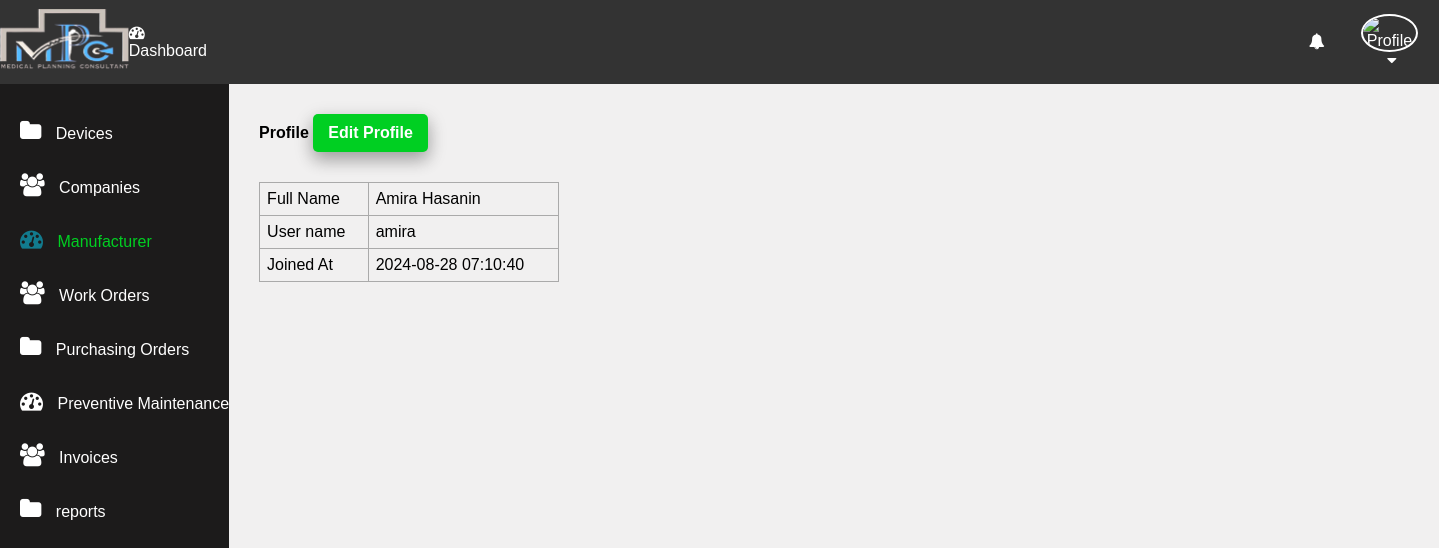
Screenshot of /profile.php (signed in) with the database file from the repository.
### tables this page shows
CREATE TABLE users (
  id int not null,
  full_name VARCHAR(50) NOT NULL,
  username VARCHAR(50) NOT NULL, 
  password VARCHAR(255) NOT NULL,
  role ENUM('admin','employee') NOT NULL,
  created_at TIMESTAMP NOT NULL DEFAULT current_timestamp(),
  hospital_code INT,
  PRIMARY KEY (username), 
  CONSTRAINT FK_Users_Hospitals FOREIGN KEY (hospital_code) REFERENCES hospitals(hospital_code)
);

### app/Model/User.php (called while the page is built, shortened)
<?php
function get_user_by_id($conn, $id){
    $sql = "SELECT * FROM users WHERE id = ? ";
    $stmt = $conn->prepare($sql);
    $stmt->execute([$id]);
    return $stmt->rowCount() > 0 ? $stmt->fetch() : 0;
}

### profile.php (the view, shortened to what this page needs)
<?php
if (isset($_SESSION['role']) && isset($_SESSION['id']) && $_SESSION['role'] == "employee") {
    include "DB_connection.php";
    include "app/Model/User.php";
    $user = get_user_by_id($conn, $_SESSION['id']);
 ?>
<!DOCTYPE html>
<html>
<head>
	<link rel="stylesheet" href="https://stackpath.bootstrapcdn.com/font-awesome/4.7.0/css/font-awesome.min.css">
	<link rel="stylesheet" href="css/style.css">
</head>
<body>
	<?php include "inc/header.php" ?>
	<div class="body">
		<?php include "inc/nav.php" ?>
		<section class="section-1">
			<h4 class="title">Profile <a href="edit_profile.php">Edit Profile</a></h4>
         <table class="main-table" style="max-width: 300px;">
				<tr>
					<td>Full Name</td>
					<td><?=$user['full_name']?></td>
				</tr>
				<tr>
					<td>User name</td>
					<td><?=$user['username']?></td>
				</tr>
				<tr>
					<td>Joined At</td>
					<td><?=$user['created_at']?></td>
				</tr>
			</table>
		</section>
	</div>
</body>
</html>
<?php }else{
   $em = "First login";
   header("Location: login.php?error=$em");
   exit();
}
 ?>

### inc/header.php (shortened to what this page needs)
<!DOCTYPE html>
<html>
<head>
    <link rel="stylesheet" href="https://cdnjs.cloudflare.com/ajax/libs/font-awesome/4.7.0/css/font-awesome.css">
</head>
<body style="background-color:white;">
<header class="header">
    <h2 class="u-name">
        <img src="img/logo2.png" alt="Task Pro">
    </h2>
    <div style="display: flex; align-items: center;">
        <a href="index2.php">
            <i class="fa fa-tachometer" aria-hidden="true"></i> Dashboard
        </a>
        <span class="notification" id="notificationBtn">
            <i class="fa fa-bell" aria-hidden="true"></i>
            <span id="notificationNum"></span>
        </span>
    <div class="dropdown">
  <button class="dropbtn">
    <img src="<?php echo $profileImage; ?>" alt="Profile" class="profile-img">
    <i class="fa fa-caret-down"></i>
  </button>
</div>
    </div>
</header>
</body>
</html>

### inc/nav.php (shortened to what this page needs)
<nav class="side-bar">
			<?php
               if($_SESSION['role'] == "employee"){
			 ?>
			<ul id="navList">
<li>
					<a href="device.php">
						<i class="fa fa-folder" aria-hidden="true"></i>
						<span>Devices</span>
					</a>
				</li>
<li>
					<a href="company.php">
						<i class="fa fa-users" aria-hidden="true"></i>
						<span>Companies</span>
					</a>
				</li>
<li>
					<a href="manufacturer.php">
						<i class="fa fa-tachometer" aria-hidden="true"></i>
						<span>Manufacturer</span>
					</a>
				</li>
<li>
					<a href="workorder.php">
						<i class="fa fa-users" aria-hidden="true"></i>
						<span>Work Orders</span>
					</a>
				</li>
<li>
					<a href="purchasing-order.php">
						<i class="fa fa-folder" aria-hidden="true"></i>
						<span>Purchasing Orders</span>
					</a>
				</li>
<li>
					<a href="calibration-user.php">
						<i class="fa fa-tachometer" aria-hidden="true"></i>
						<span>Preventive Maintenance</span>
					</a>
				</li>
<li>
					<a href="invoices.php">
						<i class="fa fa-users" aria-hidden="true"></i>
						<span>Invoices </span>
					</a>
				</li>
<li>
					<a href="manage-report.php">
						<i class="fa fa-folder" aria-hidden="true"></i>
						<span>reports</span>
					</a>
				</li>
			</ul>
		<?php } ?>
		</nav>

### css/style.css (style rules this page uses)
* { padding: 0; margin: 0; box-sizing: calc(border-box); font-family: arial, sans-serif; }
.body { display: flex; }
.side-bar { background-color: #1c1b1b !important; direction: ltr; font-family: 'Segoe UI', Tahoma, Geneva, Verdana, sans-serif; }
.side-bar ul { margin-top: 20px; list-style: none; }
.side-bar ul li { font-size: 16px; padding: 15px 0px; padding-left: 20px; transition: 500ms background; white-space: nowrap; overflow: hidden; text-overflow: ellipsis; }
.side-bar { background-color: #333; color: white; height: 100vh; width: 250px; }
.side-bar ul li a { text-decoration: none; color: white; display: block; }
.side-bar .active a { color: #00CF22 !important; }
.side-bar .active a i { color: #127b8e !important; }
.side-bar ul li a i { display: inline-block; padding-right: 10px; font-size: 23px; }
.section-1 { padding: 30px; }
.section-1 .title { margin-bottom: 10px; }
.section-1 .title a { text-decoration: none; display: inline-block; padding-left: 10px; border: none; background: #00CF22; padding: 10px 15px; color: #fff; font-size: 16px; border-radius: 5px; cursor: pointer; outline: none; transition: background 1s; box-shadow: 0 8px 16px 0 rgba(0,0,0,0.2), 0 6px 20px 0 rgba(0,0,0,0.19); }
.section-1 { width: 100%; background: rgb(241, 240, 240); }
.main-table, .main-table tr, .main-table th, .main-table td { border: 1px solid #aaa; border-collapse: collapse; padding: 7px; }
.main-table { width: 90%; margin-top: 30px; }

### inc/header.php (style rules this page uses)
body { margin: 0; font-family: Arial, Helvetica, sans-serif; }
.header { display: flex; justify-content: space-between; align-items: center; background-color: #333; color: white; position: sticky; }
.u-name img { height: 60px; }
.header a { color: white; text-decoration: none; margin-right: 1100px; }
.notification { position: relative; margin-right: 20px; cursor: pointer; }
.notification #notificationNum { position: absolute; top: -5px; right: -10px; background: none; color: white; font-size: 10px; padding: 2px 5px; border-radius: 50%; }
.dropdown { position: relative; display: inline-block; }
.dropbtn { font-size: 16px; border: none; outline: none; color: white; padding: 14px 16px; background-color: inherit; font-family: inherit; margin: 0; }
.profile-img { width: 32px; height: 32px; border-radius: 50%; object-fit: cover; margin-right: 5px; border: 2px solid white; }

### rows the page displays
users: full_name "Amira Hasanin", username "amira", created_at "2024-08-28 07:10:40"
